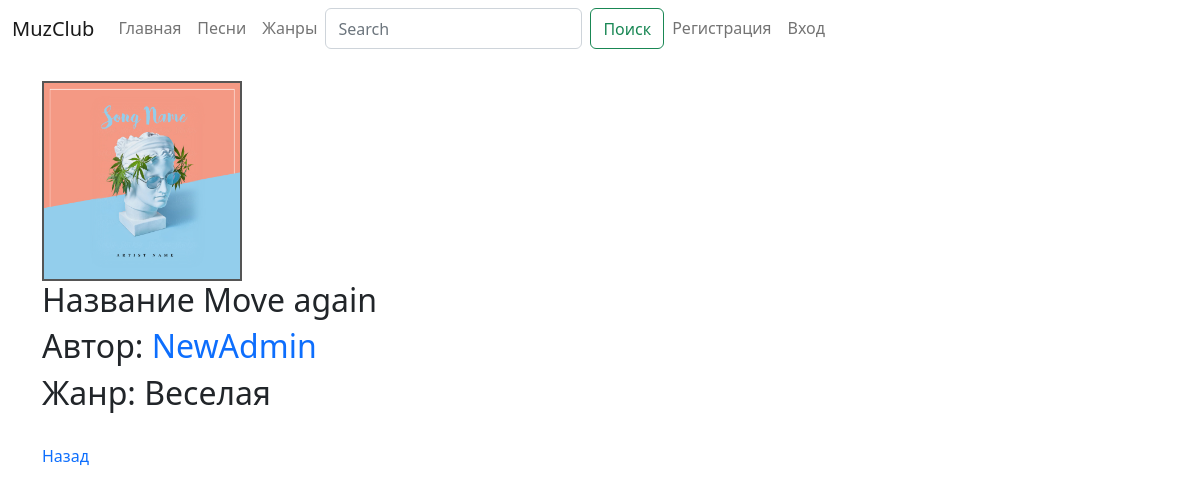
Screenshot of /songs/1 with the database file from the repository.
### app/models.py (models this page shows, shortened)
class Songs(models.Model):
    name = models.CharField(verbose_name='name', max_length=64, null=False, blank=False)
    category = models.ForeignKey(Category, on_delete=models.PROTECT, null=False, blank=False)
    image = models.ImageField(upload_to='images/', null=True, blank=True, max_length=255)
    file = models.FileField(upload_to='songs/', validators=[FileExtensionValidator(allowed_extensions=['mp3'])], null=False, blank=False)
    author_name = models.CharField(verbose_name='author_name', max_length=64, null=True, blank=True)
    date = models.DateTimeField(auto_now_add=True)

class Category(models.Model):
    title = models.CharField(verbose_name='title', max_length=24)

### app/views.py (the view)
# urls.py: path('songs/<int:pk>', app_views.song_detail_view.as_view(), name='song'),
class song_detail_view(DetailView):
    model = Songs

### app/templates/app/songs_detail.html
{% extends 'base.html' %}
{% block content %}
 <h1>
 <br>
 <img width="200px" height="200px" src="{{ object.image.url}}" >
 <h2>Название  {{object.name}} </h2>
 <h2>Автор: <a href="{% url 'other_user' name=object.author_name %}"> {{object.author_name}} </a> </h2>
 <h2>Жанр: {{object.category.title}}</h2>
 <br>
 <a href="{% url 'songs' %}">Назад</a>
{% endblock %}

### rows the page displays
Songs: image (picture), name "Move again", author_name "NewAdmin", category "Веселая"
